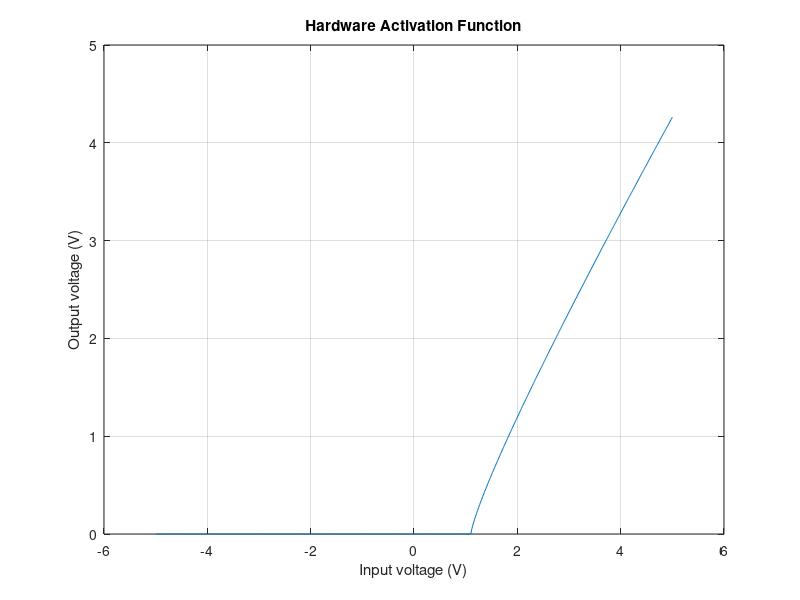

This chart was generated by the following MATLAB code:
clear;
clc;

% activation function %
function v_out = activation_func(v_in, v_b, v_th, W, L)
    % define output size
    v_out = zeros(size(v_in));

    % define output values
    for i = 1:length(v_out)
        % voltage difference
        v_diff = v_in(i) - (v_b + abs(v_th));

        % activation interval
        if v_diff > 0
            v_out(i) = (v_diff ^ (4/5)) * (((v_b + abs(v_th)) - (15*pi/16)*(W/L)*(sqrt(2*v_in(i))))^(1/5));
        end
    end
end

% define domain and parameters %
v_in = -5:0.01:5;
v_b = 0.5;
v_th = -0.6;
W = 2.0;
L = 1.0;

% compute output
v_out = activation_func(v_in, v_b, v_th, W, L);

figure;
plot(v_in, v_out);
xlabel('Input voltage (V)');
ylabel('Output voltage (V)');
title('Hardware Activation Function');
grid on;
